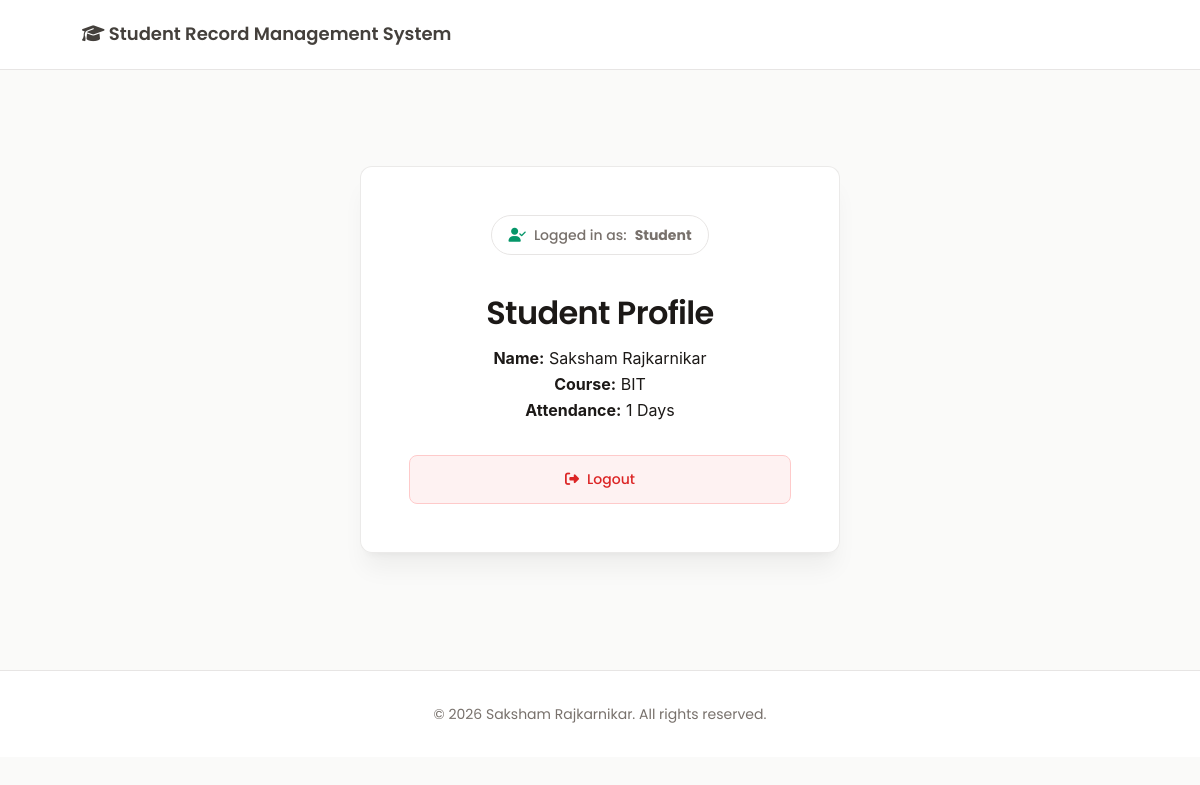
The page /public/users/profile.php (signed in) on the database its author committed.
### tables this page shows
CREATE TABLE `users` (
  `id` int(11) NOT NULL,
  `username` varchar(50) NOT NULL,
  `password` varchar(255) NOT NULL,
  `full_name` varchar(100) NOT NULL,
  `course` varchar(100) DEFAULT NULL,
  `role` enum('admin','student') DEFAULT 'student',
  `present_days` int(11) DEFAULT 0,
  `last_attendance_date` date DEFAULT NULL,
  `created_at` timestamp NULL DEFAULT current_timestamp()
);

### public/users/profile.php (the view, shortened to what this page needs)
<?php
require_once '../../config/db.php';
$user_id = $_SESSION['user_id'];
$stmt = $conn->prepare("SELECT * FROM users WHERE id = ?");
$stmt->bind_param("i", $user_id);
$stmt->execute();
$user = $stmt->get_result()->fetch_assoc();
include '../../includes/header.php';
?>
<!DOCTYPE html>
<html lang="en">
<head>
    <link rel="stylesheet" href="../../assets/css/style.css">
</head>
<body>
    <div class="profile-card">
        <div class="status-badge">
            <i class="fas fa-user-check"></i>
            Logged in as: <strong>Student</strong>
        </div>
        <h1>Student Profile</h1>
        <p><strong>Name:</strong> <?php echo htmlspecialchars($user['full_name'], ENT_QUOTES, 'UTF-8'); ?></p>
        <p><strong>Course:</strong> <?php echo htmlspecialchars($user['course'], ENT_QUOTES, 'UTF-8'); ?></p>
        <p><strong>Attendance:</strong> <?php echo (int)$user['present_days']; ?> Days</p>
        <div class="profile-actions">
            <a href="../logout.php" class="btn btn-danger">
                <i class="fas fa-sign-out-alt"></i> Logout
            </a>
        </div>
    </div>
</body>
</html>
<?php include '../../includes/footer.php'; ?>

### assets/css/style.css (style rules this page uses)
:root { --bg: #fafaf9; --surface: #ffffff; --text: #1c1917; --text-light: #78716c; --border: #e7e5e4; --accent: #44403c; --accent-light: #a8a29e; --success: #059669; --danger: #dc2626; --radius: 12px; --shadow: 0 4px 6px -1px rgba(0, 0, 0, 0.05); --shadow-lg: 0 20px 25px -5px rgba(0, 0, 0, 0.05), 0 8px 10px -6px rgba(0, 0, 0, 0.05); }
* { margin: 0; padding: 0; box-sizing: border-box; }
body { font-family: -apple-system, BlinkMacSystemFont, "Segoe UI", Roboto, Helvetica, Arial, sans-serif; background-color: var(--bg); color: var(--text); line-height: 1.6; -webkit-font-smoothing: antialiased; min-height: 100vh; }
.btn { display: inline-flex; align-items: center; justify-content: center; gap: 0.5rem; padding: 0.75rem 1.5rem; border-radius: 8px; font-size: 0.875rem; font-weight: 500; font-family: "Poppins", sans-serif; text-decoration: none; border: 1px solid var(--border); cursor: pointer; transition: all 0.2s; background: var(--surface); color: var(--text); position: relative; }
.btn-danger { background: #fef2f2; color: var(--danger); border-color: #fecaca; }
.status-badge { display: inline-flex; align-items: center; gap: 0.5rem; padding: 0.5rem 1rem; background: rgba(255, 255, 255, 0.9); backdrop-filter: blur(5px); border: 1px solid var(--border); border-radius: 9999px; font-size: 0.875rem; color: var(--text-light); font-weight: 500; font-family: "Poppins", sans-serif; animation: fadeIn 0.5s ease-out; }
.status-badge i { color: var(--success); }
.profile-card { max-width: 480px; margin: 3rem auto; background: rgba(255, 255, 255, 0.9); backdrop-filter: blur(10px); padding: 3rem; border-radius: var(--radius); border: 1px solid rgba(231, 229, 228, 0.8); box-shadow: var(--shadow-lg); text-align: center; animation: slideUp 0.6s ease-out; }
.profile-card h1 { font-size: 2rem; font-weight: 600; margin-bottom: 0.5rem; font-family: "Poppins", sans-serif; letter-spacing: -0.02em; }
.profile-card .status-badge { margin-bottom: 2rem; display: inline-flex; }
.profile-actions { margin-top: 2rem; }
.profile-actions .btn { width: 100%; }

### rows shown on the page
users: full_name "Saksham Rajkarnikar", course "BIT", present_days "1"
